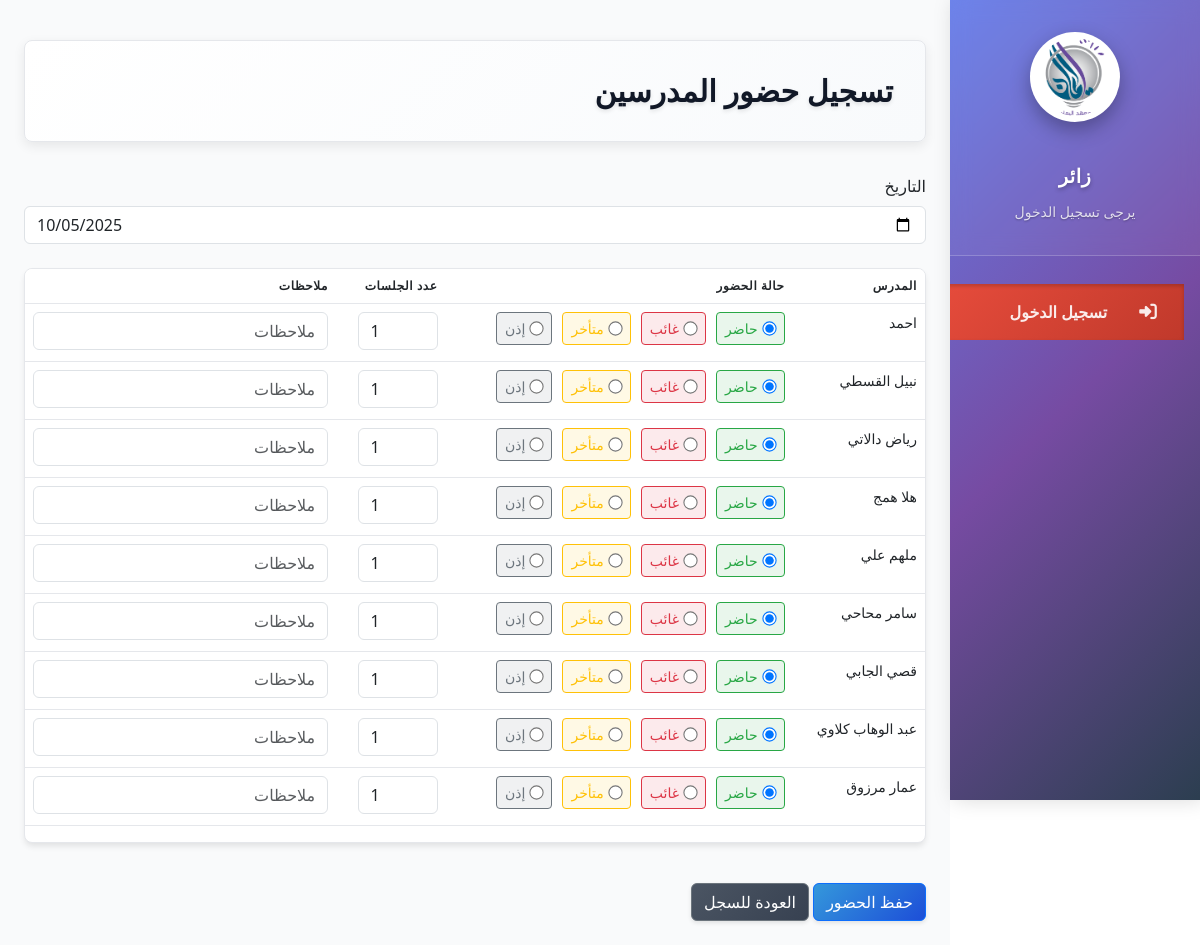
The page /attendance/take-teacher-attendance/ on the database its author committed.
### employ/models.py (models this page shows, shortened)
class Teacher(models.Model):
    class BranchChoices(models.TextChoices):
        LITERARY = 'أدبي', 'أدبي'
        SCIENTIFIC = 'علمي', 'علمي'
        NINTH_GRADE = 'تاسع', 'الصف التاسع'
    full_name = models.CharField(
        max_length=100,
        verbose_name='الاسم الكامل',
        validators=[MinLengthValidator(3)]
    )
    phone_number = models.CharField(
        max_length=20,
        verbose_name='رقم الهاتف',
        validators=[MinLengthValidator(8)]
    )
    branches = models.CharField(
        max_length=100,
        verbose_name='الفروع',
        help_text='الفروع التي يدرّسها المدرّس مفصولة بفاصلة'
    )
    hire_date = models.DateField(default=date.today, verbose_name='تاريخ التعيين')
    notes = models.TextField(blank=True, null=True, verbose_name='ملاحظات')
    hourly_rate = models.DecimalField(
        max_digits=10,
        decimal_places=2,
        null=True,
        blank=True,
        default=Decimal('0.00'),
        verbose_name='أجر الساعة',
        help_text='الأجر عن كل حصة دراسية'
    )
    monthly_salary = models.DecimalField(
        max_digits=10,
        decimal_places=2,
        null=True,
        blank=True,
        default=Decimal('0.00'),
        verbose_name='راتب شهري ثابت',
        help_text='يستخدم مع نوع الراتب الشهري أو المختلط'
    )
    salary_type = models.CharField(
        max_length=20,
        choices=[
            ('hourly', 'ساعي'),
            ('monthly', 'شهري ثابت'),
            ('mixed', 'مختلط (شهري + ساعي)')
        ],
        default='hourly',
        verbose_name='نوع الراتب'
    )
    created_at = models.DateTimeField(auto_now_add=True)
    updated_at = models.DateTimeField(auto_now=True)
    class Meta:
        verbose_name = 'مدرّس'
        verbose_name_plural = 'مدرّسون'
        ordering = ['-created_at']

### attendance/views.py (the view, shortened to what this page needs)
# urls.py: path('take-teacher-attendance/', views.TakeTeacherAttendanceView.as_view(), name='take_teacher_attendance'),
class TakeTeacherAttendanceView(View):
    template_name = 'attendance/take_teacher_attendance.html'
    def get(self, request):
        form = TeacherAttendanceForm()
        teachers = Teacher.objects.all()
        return render(request, self.template_name, {
            'form': form,
            'teachers': teachers
        })

### attendance/form.py
class TeacherAttendanceForm(forms.ModelForm):
    class Meta:
        model = TeacherAttendance
        fields = ['teacher', 'date', 'status', 'session_count', 'notes']
        widgets = {
            'date': forms.DateInput(attrs={'type': 'date', 'class': 'form-control'}),
            'session_count': forms.NumberInput(attrs={'class': 'form-control', 'min': 1}),
            'notes': forms.Textarea(attrs={'rows': 3, 'class': 'form-control'}),
        }
        labels = {
            'teacher': 'المدرس',
            'date': 'التاريخ',
            'status': 'حالة الحضور',
            'session_count': 'عدد الجلسات',
            'notes': 'ملاحظات',
        }

### employ/context_processors.py (called while the page is built, shortened)
def employee_data(request):
    return {}

### templates/attendance/take_teacher_attendance.html (shortened to what this page needs)
{% extends "base.html" %}
{% load static %}
{% block content %}
{% now "Y-m-d" as today %}
<div class="module-header">
    <h2>تسجيل حضور المدرسين</h2>
</div>
<form method="post">
    <div class="form-row">
        <div class="form-col">
            <label for="date">التاريخ</label>
            <input type="date" name="date" id="date" class="form-control" required value="{{ today }}">
        </div>
    </div>
    <div class="table-container mt-4">
        <table class="table">
            <thead>
                <tr>
                    <th>المدرس</th>
                    <th>حالة الحضور</th>
                    <th>عدد الجلسات</th>
                    <th>ملاحظات</th>
                </tr>
            </thead>
            <tbody>
                {% for teacher in teachers %}
                <tr>
                    <td>{{ teacher.full_name }}</td>
                    <td>
                        <div class="attendance-container">
                            <label class="attendance-option present-option">
                                <input type="radio" name="status_{{ teacher.id }}" value="present" checked>
                                حاضر
                            </label>
                            <label class="attendance-option absent-option">
                                <input type="radio" name="status_{{ teacher.id }}" value="absent">
                                غائب
                            </label>
                            <label class="attendance-option late-option">
                                <input type="radio" name="status_{{ teacher.id }}" value="late">
                                متأخر
                            </label>
                            <label class="attendance-option permission-option">
                                <input type="radio" name="status_{{ teacher.id }}" value="permission">
                                إذن
                            </label>
                        </div>
                    </td>
                    <td>
                        <input type="number" name="sessions_{{ teacher.id }}"
                               class="form-control" value="1" min="1"
                               style="width: 80px;">
                    </td>
                    <td>
                        <input type="text" name="notes_{{ teacher.id }}"
                               class="form-control" placeholder="ملاحظات">
                    </td>
                </tr>
                {% endfor %}
            </tbody>
        </table>
    </div>
    <button type="submit" class="btn btn-primary mt-3">حفظ الحضور</button>
    <a href="{% url 'attendance:teacher_attendance' %}" class="btn btn-secondary mt-3 ml-2">العودة للسجل</a>
</form>
{% endblock %}

### static/css/main.css (style rules this page uses)
:root { --primary-color: #3498db; --secondary-color: #2ecc71; --danger-color: #e74c3c; --warning-color: #f39c12; --info-color: #1abc9c; --dark-color: #4d6883; --light-color: #ecf0f1; --white: #ffffff; --black: #2c3e50; --gray: #95a5a6; --border-radius: 8px; --box-shadow: 0 2px 10px rgba(0, 0, 0, 0.1); --transition: all 0.3s ease; --sidebar-width: 250px; --sidebar-collapsed-width: 70px; --sidebar-transition: all 0.4s cubic-bezier(0.4, 0, 0.2, 1); }
* { margin: 0; padding: 0; box-sizing: border-box; }
html { scroll-behavior: smooth; }
body { font-family: 'Tajawal', sans-serif; background-image: url('../img/back.png'); color: var(--black); direction: rtl; line-height: 1.6; }
a { text-decoration: none; color: var(--primary-color); }
.btn { display: inline-flex; align-items: center; justify-content: center; padding: 0.5rem 1rem; border-radius: var(--border-radius); font-weight: 500; cursor: pointer; transition: var(--transition); border: none; font-size: 0.9rem; gap: 0.5rem; }
.btn-primary { background-color: var(--primary-color); color: var(--white); }
.btn-secondary { background-color: var(--secondary-color); color: var(--white); }
.module-header { display: flex; justify-content: space-between; align-items: center; margin-bottom: 1.5rem; padding: 1rem; background: var(--white); border-radius: var(--border-radius); box-shadow: var(--box-shadow); }
.module-header h2 { color: var(--dark-color); margin: 0; }
.table-container { background-color: var(--white); border-radius: var(--border-radius); box-shadow: var(--box-shadow); overflow-x: auto; margin-bottom: 2rem; }
.table { width: 100%; border-collapse: collapse; }
.table th, .table td { padding: 0.8rem 1rem; text-align: right; }
.table th { background-color: #f8f9fa; font-weight: 700; color: var(--dark-color); border-bottom: 2px solid #eee; }
.table td { border-bottom: 1px solid #eee; }
.form-row { display: flex; gap: 1rem; margin-bottom: 1rem; }
.form-col { flex: 1; }
.form-control { width: 100%; padding: 0.8rem; border: 1px solid #ddd; border-radius: var(--border-radius); font-family: inherit; transition: var(--transition); }
label { display: block; margin-bottom: 0.5rem; font-weight: 500; }
.mt-3 { margin-top: 1rem; }
.mt-4 { margin-top: 1.5rem; }

### templates/attendance/take_teacher_attendance.html (style rules this page uses)
.attendance-container { display: flex; flex-wrap: wrap; gap: 10px; }
.attendance-option { display: flex; align-items: center; gap: 5px; padding: 5px 8px; border-radius: 4px; cursor: pointer; transition: all 0.2s; font-size: 14px; }
.attendance-option input[type="radio"] { transform: scale(1.1); cursor: pointer; }
.present-option { background-color: rgba(40, 167, 69, 0.1); border: 1px solid #28a745; color: #28a745; }
.absent-option { background-color: rgba(220, 53, 69, 0.1); border: 1px solid #dc3545; color: #dc3545; }
.late-option { background-color: rgba(255, 193, 7, 0.1); border: 1px solid #ffc107; color: #ffc107; }
.permission-option { background-color: rgba(108, 117, 125, 0.1); border: 1px solid #6c757d; color: #6c757d; }

### rows shown on the page
Teacher: full_name "احمد"
Teacher: full_name "نبيل القسطي"
Teacher: full_name "رياض دالاتي"
Teacher: full_name "هلا همج"
Teacher: full_name "ملهم علي"
Teacher: full_name "سامر محاحي"
Teacher: full_name "قصي الجابي"
Teacher: full_name "عبد الوهاب كلاوي"
Teacher: full_name "عمار مرزوق"
